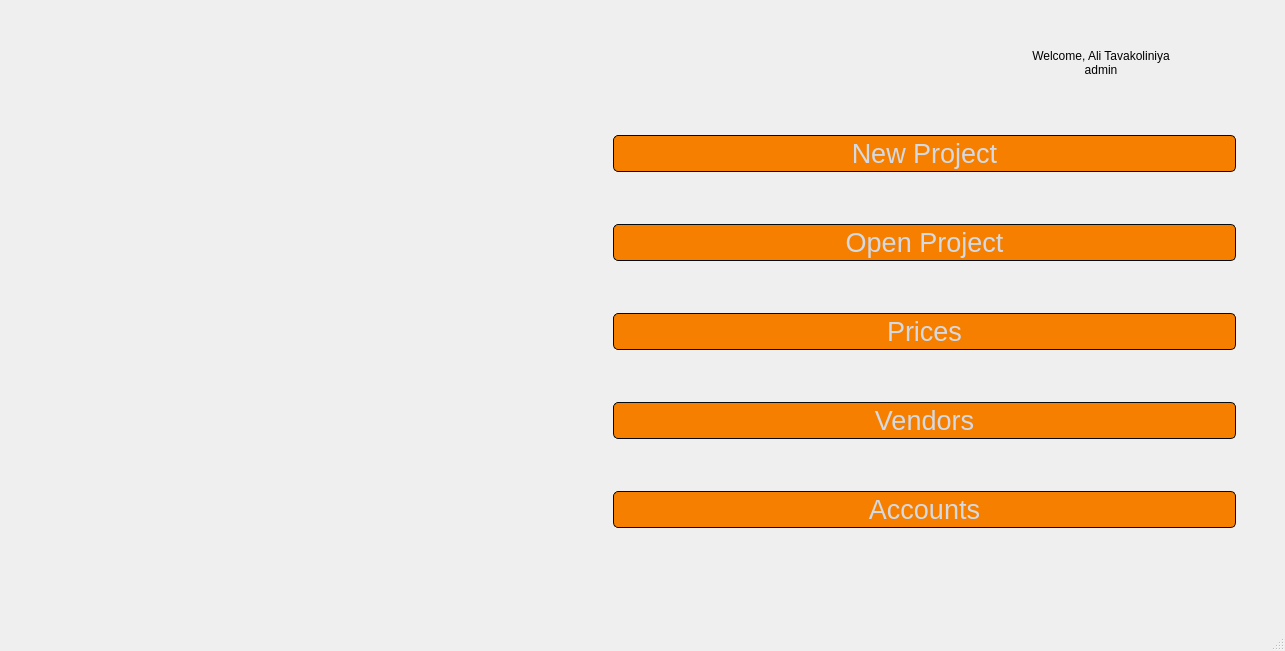
<?xml version="1.0" encoding="UTF-8"?>
<ui version="4.0">
 <class>MainWindow</class>
 <widget class="QMainWindow" name="MainWindow">
  <property name="geometry">
   <rect>
    <x>0</x>
    <y>0</y>
    <width>1285</width>
    <height>651</height>
   </rect>
  </property>
  <property name="windowTitle">
   <string>MainWindow</string>
  </property>
  <property name="styleSheet">
   <string notr="true"/>
  </property>
  <widget class="QWidget" name="centralwidget">
   <layout class="QGridLayout" name="gridLayout">
    <item row="5" column="3">
     <spacer name="verticalSpacer_3">
      <property name="orientation">
       <enum>Qt::Vertical</enum>
      </property>
      <property name="sizeType">
       <enum>QSizePolicy::Minimum</enum>
      </property>
      <property name="sizeHint" stdset="0">
       <size>
        <width>20</width>
        <height>40</height>
       </size>
      </property>
     </spacer>
    </item>
    <item row="8" column="2" colspan="2">
     <widget class="QPushButton" name="data_entry_btn">
      <property name="styleSheet">
       <string notr="true">QPushButton {
	font-size: 20pt;
	font-family: &quot;Segoe UI&quot;;
	border-style: solid;
	border-color: #050a0e;
	border-width: 1px;
	border-radius: 5px;
	color: #d3dae3;
	padding: 2px;
	background-color: #F77F00;
}

QPushButton:hover {
	font-size: 20pt;
	font-family: &quot;Segoe UI&quot;;
	border-style: solid;
	border-color: #050a0e;
	border-width: 1px;
	border-radius: 5px;
	color: #d3dae3;
	padding: 2px;
	background-color: #1c1f1f;
}
QPushButton:pressed {
	font-size: 20pt;
	font-family: &quot;Segoe UI&quot;;
	border-style: solid;
	border-color: #050a0e;
	border-width: 1px;
	border-radius: 5px;
	color: #d3dae3;
	padding: 2px;
	background-color: #2c2f2f;
}
</string>
      </property>
      <property name="text">
       <string>Prices</string>
      </property>
     </widget>
    </item>
    <item row="3" column="3">
     <spacer name="verticalSpacer">
      <property name="orientation">
       <enum>Qt::Vertical</enum>
      </property>
      <property name="sizeHint" stdset="0">
       <size>
        <width>20</width>
        <height>40</height>
       </size>
      </property>
     </spacer>
    </item>
    <item row="3" column="0">
     <spacer name="horizontalSpacer_2">
      <property name="orientation">
       <enum>Qt::Horizontal</enum>
      </property>
      <property name="sizeType">
       <enum>QSizePolicy::Minimum</enum>
      </property>
      <property name="sizeHint" stdset="0">
       <size>
        <width>40</width>
        <height>20</height>
       </size>
      </property>
     </spacer>
    </item>
    <item row="4" column="2" colspan="2">
     <widget class="QPushButton" name="new_project_btn">
      <property name="styleSheet">
       <string notr="true">QPushButton {
	font-size: 20pt;
	font-family: &quot;Segoe UI&quot;;
	border-style: solid;
	border-color: #050a0e;
	border-width: 1px;
	border-radius: 5px;
	color: #d3dae3;
	padding: 2px;
	background-color: #F77F00;
}

QPushButton:hover {
	font-size: 20pt;
	font-family: &quot;Segoe UI&quot;;
	border-style: solid;
	border-color: #050a0e;
	border-width: 1px;
	border-radius: 5px;
	color: #d3dae3;
	padding: 2px;
	background-color: #1c1f1f;
}
QPushButton:pressed {
	font-size: 20pt;
	font-family: &quot;Segoe UI&quot;;
	border-style: solid;
	border-color: #050a0e;
	border-width: 1px;
	border-radius: 5px;
	color: #d3dae3;
	padding: 2px;
	background-color: #2c2f2f;
}
</string>
      </property>
      <property name="text">
       <string>New Project</string>
      </property>
     </widget>
    </item>
    <item row="2" column="2" alignment="Qt::AlignRight">
     <widget class="QLabel" name="label_3">
      <property name="maximumSize">
       <size>
        <width>150</width>
        <height>16777215</height>
       </size>
      </property>
      <property name="text">
       <string>Welcome, Ali Tavakoliniya
admin</string>
      </property>
      <property name="alignment">
       <set>Qt::AlignCenter</set>
      </property>
     </widget>
    </item>
    <item row="2" column="3">
     <widget class="QLabel" name="label_2">
      <property name="maximumSize">
       <size>
        <width>60</width>
        <height>60</height>
       </size>
      </property>
      <property name="text">
       <string/>
      </property>
      <property name="pixmap">
       <pixmap>../assets/user.png</pixmap>
      </property>
      <property name="scaledContents">
       <bool>true</bool>
      </property>
     </widget>
    </item>
    <item row="3" column="1" rowspan="11">
     <widget class="QLabel" name="label">
      <property name="maximumSize">
       <size>
        <width>980</width>
        <height>300</height>
       </size>
      </property>
      <property name="text">
       <string/>
      </property>
      <property name="textFormat">
       <enum>Qt::AutoText</enum>
      </property>
      <property name="pixmap">
       <pixmap>../assets/Background.png</pixmap>
      </property>
      <property name="scaledContents">
       <bool>true</bool>
      </property>
     </widget>
    </item>
    <item row="12" column="2" colspan="2">
     <widget class="QPushButton" name="account_btn">
      <property name="styleSheet">
       <string notr="true">QPushButton {
	font-size: 20pt;
	font-family: &quot;Segoe UI&quot;;
	border-style: solid;
	border-color: #050a0e;
	border-width: 1px;
	border-radius: 5px;
	color: #d3dae3;
	padding: 2px;
	background-color: #F77F00;
}

QPushButton:hover {
	font-size: 20pt;
	font-family: &quot;Segoe UI&quot;;
	border-style: solid;
	border-color: #050a0e;
	border-width: 1px;
	border-radius: 5px;
	color: #d3dae3;
	padding: 2px;
	background-color: #1c1f1f;
}
QPushButton:pressed {
	font-size: 20pt;
	font-family: &quot;Segoe UI&quot;;
	border-style: solid;
	border-color: #050a0e;
	border-width: 1px;
	border-radius: 5px;
	color: #d3dae3;
	padding: 2px;
	background-color: #2c2f2f;
}
</string>
      </property>
      <property name="text">
       <string>Accounts</string>
      </property>
     </widget>
    </item>
    <item row="10" column="2" colspan="2">
     <widget class="QPushButton" name="vendor_btn">
      <property name="styleSheet">
       <string notr="true">QPushButton {
	font-size: 20pt;
	font-family: &quot;Segoe UI&quot;;
	border-style: solid;
	border-color: #050a0e;
	border-width: 1px;
	border-radius: 5px;
	color: #d3dae3;
	padding: 2px;
	background-color: #F77F00;
}

QPushButton:hover {
	font-size: 20pt;
	font-family: &quot;Segoe UI&quot;;
	border-style: solid;
	border-color: #050a0e;
	border-width: 1px;
	border-radius: 5px;
	color: #d3dae3;
	padding: 2px;
	background-color: #1c1f1f;
}
QPushButton:pressed {
	font-size: 20pt;
	font-family: &quot;Segoe UI&quot;;
	border-style: solid;
	border-color: #050a0e;
	border-width: 1px;
	border-radius: 5px;
	color: #d3dae3;
	padding: 2px;
	background-color: #2c2f2f;
}
</string>
      </property>
      <property name="text">
       <string>Vendors</string>
      </property>
     </widget>
    </item>
    <item row="14" column="3">
     <spacer name="verticalSpacer_7">
      <property name="orientation">
       <enum>Qt::Vertical</enum>
      </property>
      <property name="sizeType">
       <enum>QSizePolicy::Minimum</enum>
      </property>
      <property name="sizeHint" stdset="0">
       <size>
        <width>20</width>
        <height>40</height>
       </size>
      </property>
     </spacer>
    </item>
    <item row="1" column="2">
     <spacer name="verticalSpacer_6">
      <property name="orientation">
       <enum>Qt::Vertical</enum>
      </property>
      <property name="sizeType">
       <enum>QSizePolicy::Minimum</enum>
      </property>
      <property name="sizeHint" stdset="0">
       <size>
        <width>20</width>
        <height>40</height>
       </size>
      </property>
     </spacer>
    </item>
    <item row="7" column="3">
     <spacer name="verticalSpacer_4">
      <property name="orientation">
       <enum>Qt::Vertical</enum>
      </property>
      <property name="sizeType">
       <enum>QSizePolicy::Minimum</enum>
      </property>
      <property name="sizeHint" stdset="0">
       <size>
        <width>20</width>
        <height>40</height>
       </size>
      </property>
     </spacer>
    </item>
    <item row="11" column="3">
     <spacer name="verticalSpacer_5">
      <property name="orientation">
       <enum>Qt::Vertical</enum>
      </property>
      <property name="sizeType">
       <enum>QSizePolicy::Minimum</enum>
      </property>
      <property name="sizeHint" stdset="0">
       <size>
        <width>20</width>
        <height>40</height>
       </size>
      </property>
     </spacer>
    </item>
    <item row="13" column="3">
     <spacer name="verticalSpacer_2">
      <property name="orientation">
       <enum>Qt::Vertical</enum>
      </property>
      <property name="sizeHint" stdset="0">
       <size>
        <width>20</width>
        <height>40</height>
       </size>
      </property>
     </spacer>
    </item>
    <item row="6" column="2" colspan="2">
     <widget class="QPushButton" name="open_project_btn">
      <property name="styleSheet">
       <string notr="true">QPushButton {
	font-size: 20pt;
	font-family: &quot;Segoe UI&quot;;
	border-style: solid;
	border-color: #050a0e;
	border-width: 1px;
	border-radius: 5px;
	color: #d3dae3;
	padding: 2px;
	background-color: #F77F00;
}

QPushButton:hover {
	font-size: 20pt;
	font-family: &quot;Segoe UI&quot;;
	border-style: solid;
	border-color: #050a0e;
	border-width: 1px;
	border-radius: 5px;
	color: #d3dae3;
	padding: 2px;
	background-color: #1c1f1f;
}
QPushButton:pressed {
	font-size: 20pt;
	font-family: &quot;Segoe UI&quot;;
	border-style: solid;
	border-color: #050a0e;
	border-width: 1px;
	border-radius: 5px;
	color: #d3dae3;
	padding: 2px;
	background-color: #2c2f2f;
}
</string>
      </property>
      <property name="text">
       <string>Open Project</string>
      </property>
     </widget>
    </item>
    <item row="2" column="4">
     <spacer name="horizontalSpacer">
      <property name="orientation">
       <enum>Qt::Horizontal</enum>
      </property>
      <property name="sizeType">
       <enum>QSizePolicy::Minimum</enum>
      </property>
      <property name="sizeHint" stdset="0">
       <size>
        <width>40</width>
        <height>20</height>
       </size>
      </property>
     </spacer>
    </item>
    <item row="9" column="3">
     <spacer name="verticalSpacer_8">
      <property name="orientation">
       <enum>Qt::Vertical</enum>
      </property>
      <property name="sizeType">
       <enum>QSizePolicy::Minimum</enum>
      </property>
      <property name="sizeHint" stdset="0">
       <size>
        <width>20</width>
        <height>40</height>
       </size>
      </property>
     </spacer>
    </item>
   </layout>
  </widget>
  <widget class="QStatusBar" name="statusbar"/>
 </widget>
 <resources/>
 <connections/>
</ui>
